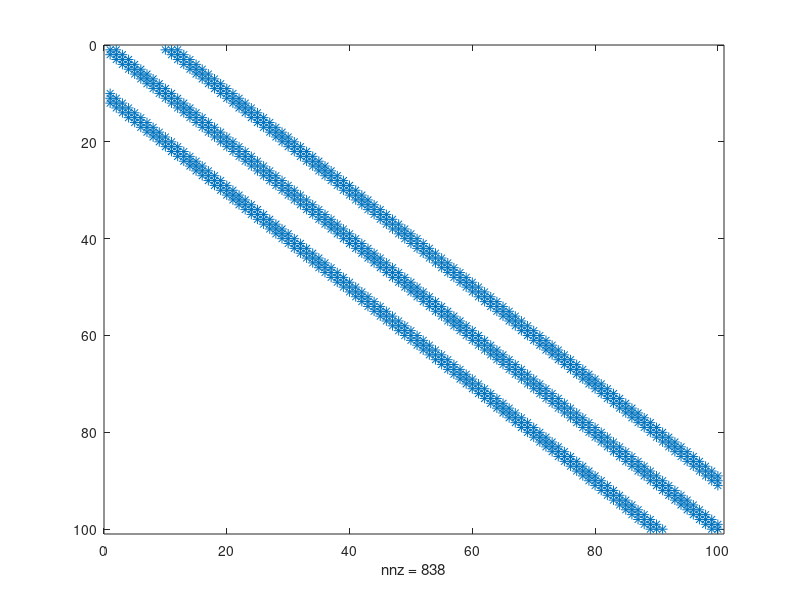

Reproduce this figure in MATLAB.
%For the quasi-geostrophic model

clc
clear all

n = 10;

m = 10;

Nstate = n*m;

d = 1;

B = zeros(Nstate,Nstate);

f = 0;
for i = 1:n
    for j = 1:m
        f = f+1;
        for l = i-d:i+d
            for q = j-d:j+d
                k = (l-1)*m+q;
                if k>=1 && k<=Nstate
                   B(f,k) = 1; 
                end
            end
        end
    end
end

fig = figure
spy(B,7);
print(fig,'-depsc',['Sparse',num2str(d),'.eps']);
